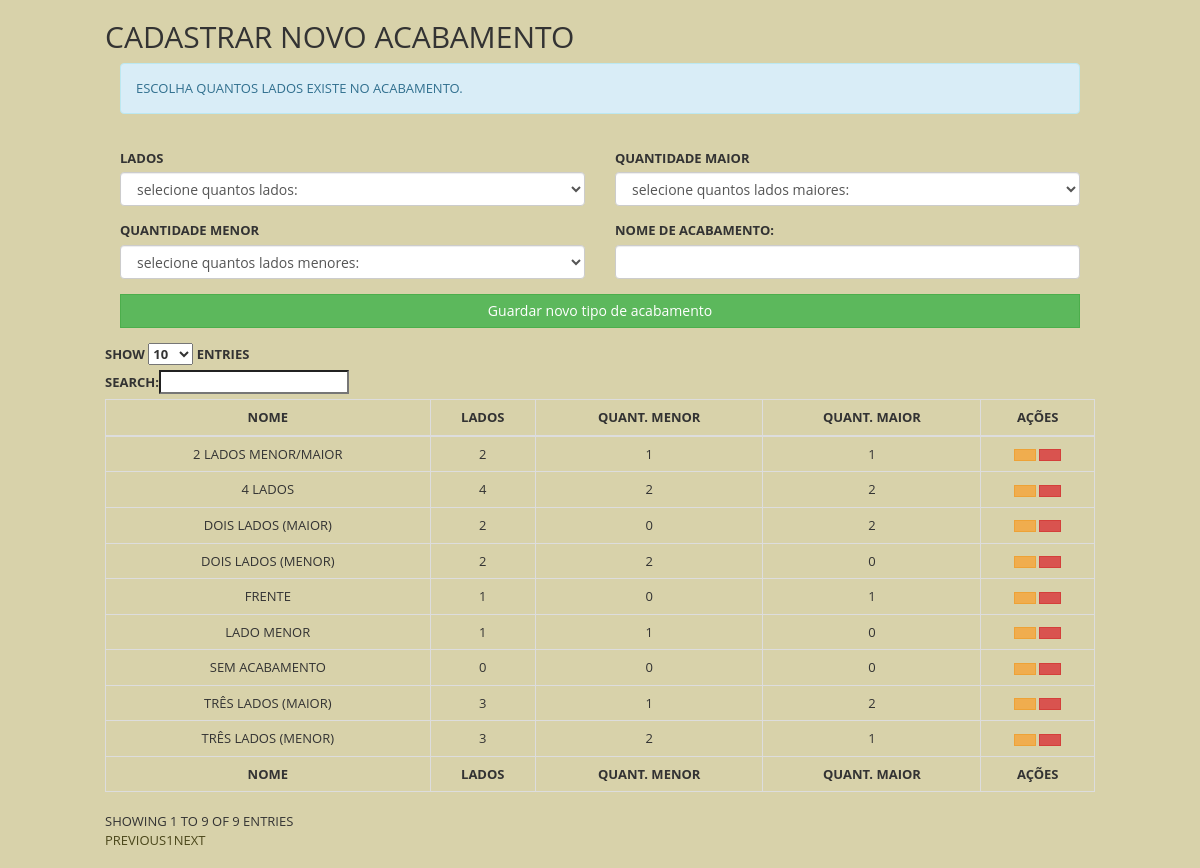
/admin.php?page=add_acabamento (signed in), run on the app's committed database.
### tables this page shows
CREATE TABLE `acabamentos` (
  `ID` int(11) NOT NULL,
  `lados` int(11) NOT NULL,
  `nome` varchar(250) NOT NULL,
  `menor` varchar(100) NOT NULL,
  `maior` varchar(100) NOT NULL,
  `id_empresa` int(11) NOT NULL
);

### inc/mysqls.php (called while the page is built, shortened)
<?php
$sqlAcabamentos = "SELECT * FROM acabamentos  WHERE id_empresa='".$_SESSION['empresa_id']."'";
$sqlUsuario = "SELECT * FROM usuarios WHERE usuario='".$_SESSION['user_marmo']."' AND id_empresa='".$_SESSION['empresa_id']."'";
$openUsuario = mysqli_query($con, $sqlUsuario);
if ($userM = mysqli_fetch_assoc($openUsuario)) {
    $usuarioNivel = $userM['nivel'];
}
?>

### pages/acabamentos/add_acabamento.php (the view, shortened to what this page needs)
<?php
if($usuarioNivel == 1){
?>
<div class="row content">
    <div class="row">
        <div class="col-sm-12">
            <h2>Cadastrar novo acabamento</h2>
            <div id="Allform">
                <form method="post" action="data/addacabamento.php">
                <div class="form-group col-sm-12">
                        <div class="alert alert-info"> Escolha quantos lados existe no acabamento. </div>
                </div>
                <div class="form-group col-sm-6">
                            <label for="lados">Lados</label>
                            <select name="lados" class="form-control">
                                <option value="">selecione quantos lados:</option>
                            </select>
                </div>
                <div class="form-group col-sm-6">
                            <label for="maior">Quantidade maior</label>
                            <select name="maior" class="form-control">
                                <option value="">selecione quantos lados maiores:</option>
                            </select>
                </div>
                <div class="form-group col-sm-6">
                            <label for="menor">Quantidade menor</label>
                            <select name="menor" class="form-control">
                                <option value="">selecione quantos lados menores:</option>
                            </select>
                </div>
                <div class="form-group col-sm-6">
                    <label for="nome">Nome de acabamento:</label>
                        <input type="text" name="nome" class="form-control" id="cod"  autocomplete="off">
                </div>
                    <div class="form-group col-sm-12">
                        <button type="submit" class="btn btn-success col-sm-12">Guardar novo tipo de acabamento</button>
                    </div>
                </form>
            </div>
            <table id="tableuser" class="table table-bordered" style="width:100%">
                <thead>
                    <tr>
                    <th class="text-center">Nome</th>
                    <th class="text-center">Lados</th>
                    <th class="text-center">Quant. Menor</th>
                    <th class="text-center">Quant. Maior</th>
                    <th class="text-center">Ações</th>
                    </tr>
                </thead>
                <tbody>
                    <?php
                    $result = mysqli_query($con, $sqlAcabamentos);
                    while ($row = mysqli_fetch_array($result)) {
                    ?>
                        <tr>
                            <td class="text-center"><?php echo $row['nome']; ?> </td>
                            <td class="text-center"><?php echo $row['lados']; ?> </td>
                            <td class="text-center"><?php echo $row['menor']; ?> </td>
                            <td class="text-center"><?php echo $row['maior']; ?> </td>
                            <td class="text-center">
                                <a class="btn btn-sm btn-warning" href="admin.php?page=editaracabamento&id=<?php echo $row['ID']; ?>"><i class="fa fa-pencil" aria-hidden="true"></i></a>
                                <a class="btn btn-sm btn-danger" href="data/apagaracabamento.php?id=<?php echo $row['ID']; ?>"><i class="fa fa-minus" aria-hidden="true"></i></a>
                            </td>
                        </tr>
                    <?php } ?>
                </tbody>
                <tfoot>
                    <tr>
                    <th class="text-center">Nome</th>
                    <th class="text-center">Lados</th>
                    <th class="text-center">Quant. Menor</th>
                    <th class="text-center">Quant. Maior</th>
                    <th class="text-center">Ações</th>
                    </tr>
                </tfoot>
            </table>
        </div>
    </div>
    <?php
    }else{
        echo "<div class='col-sm-12 text-center alert alert-danger'><h1>Você não tem permissão para acessar essa página.</h1></div>";
    }
    ?>

### css/main.css (style rules this page uses)
body { font-family: 'Open Sans', sans-serif; font-size: 13px; line-height: 1.42857143; color: #333; background-color: #d8d2aa; text-transform: uppercase; width: 80%; margin: 0 auto; }
a { color: #4a461a; text-decoration: none; }
h1, h2, h3, h4, h5, h6 { font-family: inherit; font-weight: 500; line-height: 1.1; color: inherit; }
.btn { border-radius: 0px; }
table { border: black solid 2px; }
table thead { border-color: black solid 1px; }
table tbody { border-color: black; }
table tbody tr { border-color: black; }

### css/print.css (style rules this page uses)
* { color: #000 !important; text-shadow: none !important; background: transparent !important; box-shadow: none !important; }

### data on the page
acabamentos: nome "SEM ACABAMENTO", lados "0", menor "0", maior "0"
acabamentos: nome "FRENTE", lados "1", menor "0", maior "1"
acabamentos: nome "LADO MENOR", lados "1", menor "1", maior "0"
acabamentos: nome "DOIS LADOS (MAIOR)", lados "2", menor "0", maior "2"
acabamentos: nome "DOIS LADOS (MENOR)", lados "2", menor "2", maior "0"
acabamentos: nome "4 LADOS", lados "4", menor "2", maior "2"
acabamentos: nome "TRÊS LADOS (MAIOR)", lados "3", menor "1", maior "2"
acabamentos: nome "TRÊS LADOS (MENOR)", lados "3", menor "2", maior "1"
acabamentos: nome "2 LADOS MENOR/MAIOR", lados "2", menor "1", maior "1"
